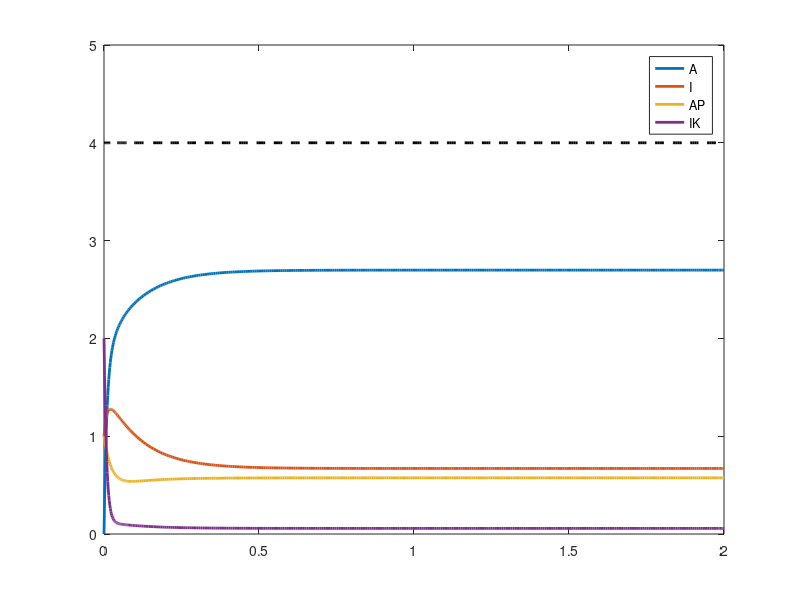

Reproduce this figure in MATLAB.
% horizontal axis is the ratio of kinase to phosphatase (say, in log scale), and
% the vertical axis is the fraction of activated protein in steady state.

% set up initial conditions
ITot = 1;
KTot = 1 ;
PTot = 1;
I0 = 1;
A0 = 0;
IK0=2;
AP0=1;

% set rates
kAon = 10;
kAoff = 10;
kIon = 10;
kIoff = 10;
kAcat = 100;
kIcat = 10;

% create differential equations
dAdt = @(A,I,AP,IK) -kAon*A*(PTot-AP) + kAoff*AP + kAcat*IK;
dIdt = @(A,I,AP,IK) -kIon*I*(KTot-IK) + kIoff*IK + kIcat*AP;
dAPdt = @(A,I,AP,IK) kAon*A*(PTot-AP) - kAoff*AP - kIcat*AP;
dIKdt = @(A,I,AP,IK) kIon*I*(KTot-IK) - kIoff*IK - kAcat*IK;

dxdt = @(t,x) [ dAdt(x(1),x(2),x(3),x(4));
        dIdt(x(1),x(2),x(3),x(4));
        dAPdt(x(1),x(2),x(3),x(4)) ;
        dIKdt(x(1),x(2),x(3),x(4));]
    
% solve system
[T,X] = ode45(dxdt,[0,2],[A0,I0,AP0,IK0]);

% plot
figure(1); clf; hold on; box on;
plot(T,X,'LineWidth',2);
plot(T,sum(X,2),'--k','LineWidth',2);

legend('A', 'I', 'AP','IK');